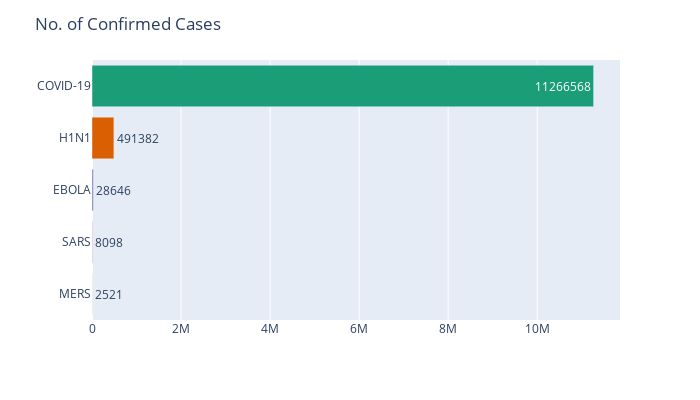

Notebook code for this chart:
### Code cell
plot_hbar('Confirmed', "No. of Confirmed Cases")

### Figure 1 — Plotly figure (JSON) as saved in the notebook; plotly's stock layout.template omitted (floating-point values rounded to 4 significant figures)
{"data": [{"alignmentgroup": "True", "hoverlabel": {"namelength": 0}, "hovertemplate": "Epidemic=%{y}<br>Confirmed=%{text}", "legendgroup": "COVID-19", "marker": {"color": "rgb(27,158,119)"}, "name": "COVID-19", "offsetgroup": "COVID-19", "orientation": "h", "showlegend": true, "text": [11266568], "textposition": "auto", "type": "bar", "x": [11266568], "xaxis": "x", "y": ["COVID-19"], "yaxis": "y"}, {"alignmentgroup": "True", "hoverlabel": {"namelength": 0}, "hovertemplate": "Epidemic=%{y}<br>Confirmed=%{text}", "legendgroup": "H1N1", "marker": {"color": "rgb(217,95,2)"}, "name": "H1N1", "offsetgroup": "H1N1", "orientation": "h", "showlegend": true, "text": [491382], "textposition": "auto", "type": "bar", "x": [491382], "xaxis": "x", "y": ["H1N1"], "yaxis": "y"}, {"alignmentgroup": "True", "hoverlabel": {"namelength": 0}, "hovertemplate": "Epidemic=%{y}<br>Confirmed=%{text}", "legendgroup": "EBOLA", "marker": {"color": "rgb(117,112,179)"}, "name": "EBOLA", "offsetgroup": "EBOLA", "orientation": "h", "showlegend": true, "text": [28646], "textposition": "auto", "type": "bar", "x": [28646], "xaxis": "x", "y": ["EBOLA"], "yaxis": "y"}, {"alignmentgroup": "True", "hoverlabel": {"namelength": 0}, "hovertemplate": "Epidemic=%{y}<br>Confirmed=%{text}", "legendgroup": "SARS", "marker": {"color": "rgb(231,41,138)"}, "name": "SARS", "offsetgroup": "SARS", "orientation": "h", "showlegend": true, "text": [8098], "textposition": "auto", "type": "bar", "x": [8098], "xaxis": "x", "y": ["SARS"], "yaxis": "y"}, {"alignmentgroup": "True", "hoverlabel": {"namelength": 0}, "hovertemplate": "Epidemic=%{y}<br>Confirmed=%{text}", "legendgroup": "MERS", "marker": {"color": "rgb(102,166,30)"}, "name": "MERS", "offsetgroup": "MERS", "orientation": "h", "showlegend": true, "text": [2521], "textposition": "auto", "type": "bar", "x": [2521], "xaxis": "x", "y": ["MERS"], "yaxis": "y"}], "layout": {"barmode": "relative", "height": 400, "legend": {"title": {"text": "Epidemic"}, "tracegroupgap": 0}, "margin": {"t": 60}, "showlegend": false, "title": {"text": "No. of Confirmed Cases"}, "uniformtext": {"minsize": 8, "mode": "hide"}, "width": 700, "xaxis": {"anchor": "y", "domain": [0, 1], "title": {"text": ""}}, "yaxis": {"anchor": "x", "categoryarray": ["MERS", "SARS", "EBOLA", "H1N1", "COVID-19"], "categoryorder": "array", "domain": [0, 1], "title": {"text": ""}}}}
